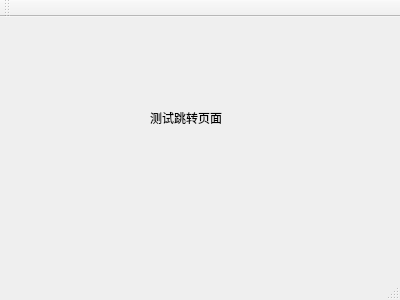
<?xml version="1.0" encoding="UTF-8"?>
<ui version="4.0">
 <class>MainWindow</class>
 <widget class="QMainWindow" name="MainWindow">
  <property name="geometry">
   <rect>
    <x>0</x>
    <y>0</y>
    <width>400</width>
    <height>300</height>
   </rect>
  </property>
  <property name="windowTitle">
   <string>MainWindow</string>
  </property>
  <widget class="QWidget" name="centralWidget">
   <widget class="QLabel" name="label">
    <property name="geometry">
     <rect>
      <x>150</x>
      <y>70</y>
      <width>91</width>
      <height>61</height>
     </rect>
    </property>
    <property name="text">
     <string>测试跳转页面</string>
    </property>
   </widget>
  </widget>
  <widget class="QMenuBar" name="menuBar">
   <property name="geometry">
    <rect>
     <x>0</x>
     <y>0</y>
     <width>400</width>
     <height>22</height>
    </rect>
   </property>
  </widget>
  <widget class="QToolBar" name="mainToolBar">
   <attribute name="toolBarArea">
    <enum>TopToolBarArea</enum>
   </attribute>
   <attribute name="toolBarBreak">
    <bool>false</bool>
   </attribute>
  </widget>
  <widget class="QStatusBar" name="statusBar"/>
 </widget>
 <layoutdefault spacing="6" margin="11"/>
 <resources/>
 <connections/>
</ui>
